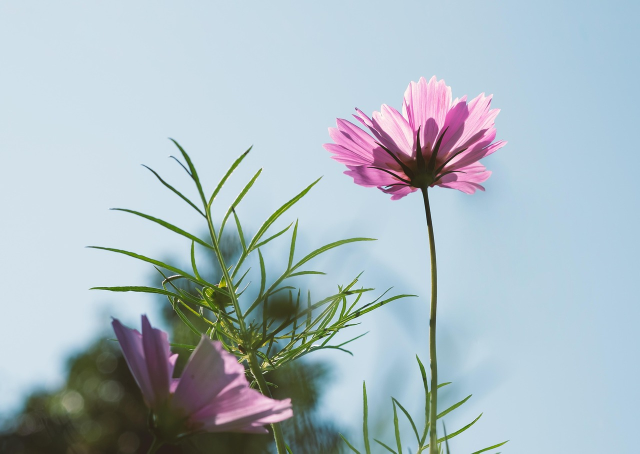
//> input picture resources/test_image_1.png, 1280 x 907 px (shown at 1/2 size)
$ ./main   (built with g++ and OpenCV 4)
//> lines starting //> are read from the running program, lines starting //| are printed output that depends on the picture; after the words box and inside, x2 and y2 are one past the last pixel; in counts of white or black regions, pixels touching at a corner belong together
#include <opencv2/opencv.hpp>
#include <iostream>
#include <sys/stat.h>   // 用于跨平台创建文件夹

// 结果保存根目录（用绝对路径，避免运行时工作目录不同导致找不到）
const std::string OUT_DIR = "/home/danny/opencv_project/resources/result_img";

/* -------------------- 工具函数 -------------------- */
// 创建输出目录（Linux 下 mkdir；Windows 用 _mkdir）
void prepareDir() {
#ifdef _WIN32
    _mkdir(OUT_DIR.c_str());
#else
    mkdir(OUT_DIR.c_str(), 0755);   // 0755 表示用户可读写执行，组和其他只读执行
#endif
}

// 保存、显示、打印一条龙
// idx 仅用来给文件名加序号，方便查看顺序
void saveShow(const cv::Mat& img, const std::string& name, int idx) {
    std::string fname = OUT_DIR + "/" + std::to_string(idx) + "_" + name + ".png";
    if (!cv::imwrite(fname, img)) {
        std::cerr << "Error: Unable to save image to " << fname << std::endl;
        return;
    }
    std::cout << "[INFO] Saved " << fname << std::endl;
    cv::imshow(name, img);                       // 弹出窗口显示
}

/* -------------------- main 函数 -------------------- */
int main(int argc, char** argv) {
    prepareDir();   // 先确保输出目录存在

    // 1. 读取原图（支持命令行传入任意图片路径，默认用培训给的测试图）
    std::string imgPath = (argc > 1) ? argv[1] : "/home/danny/opencv_project/resources/test_image_1.png";
    cv::Mat img = cv::imread(imgPath);
//> img is the input picture: 907 rows x 1280 cols, CV_8UC3; mean B, G, R 195.1, 187.3, 171.9
    if (img.empty()) {
        std::cerr << "Cannot read image: " << imgPath << std::endl;
        return -1;
    }
    cv::imshow("origin", img);
    cv::waitKey(200);

    // 2. 颜色空间转换：灰度 + HSV
    cv::Mat gray, hsv;
    cv::cvtColor(img, gray, cv::COLOR_BGR2GRAY);   // 灰度化，单通道，降低计算量
    cv::cvtColor(img, hsv, cv::COLOR_BGR2HSV);     // HSV 把颜色与亮度分开，方便颜色过滤
//> hsv: 907 rows x 1280 cols, CV_8UC3; mean H, S, V 96.2, 52.1, 201.5
    saveShow(gray, "gray", 1);
    saveShow(hsv, "hsv", 2);
//> call 2 of saveShow, with name = "hsv", idx = 2
//> in saveShow (call 2), `if (!cv::imwrite(fname, img))`:
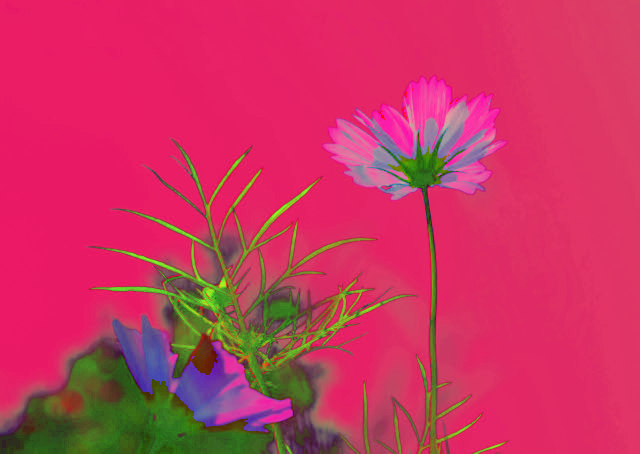
//> saved as 2_hsv.png: 907 rows x 1280 cols, CV_8UC3 (shown at 1/2 size); mean B, G, R 96.2, 52.1, 201.5

    // 3. 三种滤波：均值、高斯、中值
    cv::Mat blurImg, gauImg, medImg;
    cv::blur(img, blurImg, cv::Size(5, 5));                    // 均值滤波：简单平滑
    cv::GaussianBlur(img, gauImg, cv::Size(5, 5), 1.5);       // 高斯滤波：加权平滑，保留边缘更好
    cv::medianBlur(img, medImg, 5);                            // 中值滤波：去椒盐噪点
    saveShow(blurImg, "blur", 3);
    saveShow(gauImg, "gaussian", 4);
    saveShow(medImg, "median", 5);

    // 4. 提取红色区域 → 轮廓 → 外接矩形 → 面积
    cv::Mat redMask;
    // HSV 红色有两个区间：0-10 和 170-180，合并结果
    cv::inRange(hsv, cv::Scalar(0, 100, 100), cv::Scalar(10, 255, 255), redMask);
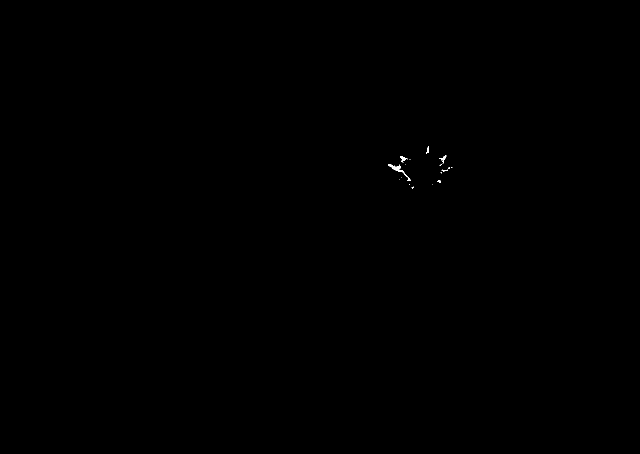
//> redMask: 907 rows x 1280 cols, CV_8UC1 (shown at 1/2 size); 0.05% white; 22 white regions (16 under 20 px), largest, box (x1, y1, x2, y2) and area: (776, 328, 821, 362) 255, (800, 312, 816, 325) 77, (882, 311, 893, 328) 67, (852, 293, 858, 307) 42, (883, 339, 895, 343) 23, (874, 360, 882, 366) 22
    // cv::Mat tmp;
    // cv::inRange(hsv, cv::Scalar(170, 120, 70), cv::Scalar(180, 255, 255), tmp);
//    redMask += tmp;   // 掩膜相加，得到完整红色区域
    saveShow(redMask, "red_mask", 6);

    cv::Mat morph;
    cv::Mat kernel = cv::getStructuringElement(cv::MORPH_RECT, cv::Size(5, 5));
    cv::morphologyEx(redMask, morph, cv::MORPH_CLOSE,kernel);
//> morph: 907 rows x 1280 cols, CV_8UC1; 0.05% white; 15 white regions (9 under 20 px)


    // 找轮廓：只检测最外层，压缩水平/垂直段
    std::vector<std::vector<cv::Point>> contours;
    cv::findContours(redMask, contours, cv::RETR_EXTERNAL, cv::CHAIN_APPROX_SIMPLE);
//> contours = 22 contours, 18 with area under 20; largest, box (x1, y1, x2, y2) and area: (776, 328, 821, 362) 194, (800, 312, 816, 325) 56, (882, 311, 893, 328) 48, (852, 293, 858, 307) 25
    cv::Mat contourImg = img.clone();
    cv::drawContours(contourImg, contours, -1, cv::Scalar(0, 255, 0), 2);  // 绿色画轮廓
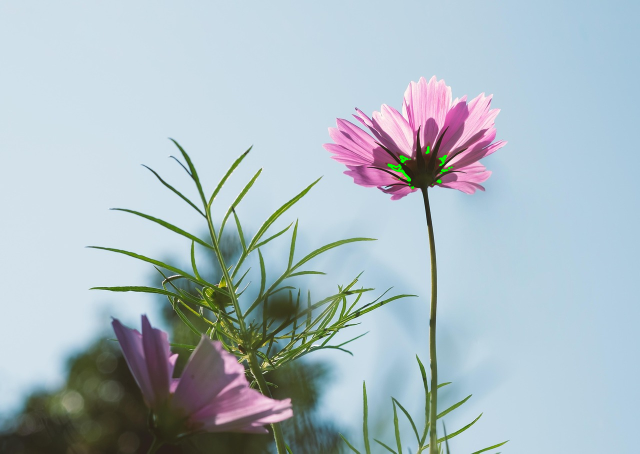
//> contourImg: 907 rows x 1280 cols, CV_8UC3 (shown at 1/2 size); 0.09% of pixels changed, all inside (x1, y1, x2, y2) = (775, 292, 906, 378)
    saveShow(contourImg, "red_contour", 7);


    // 对每个轮廓计算面积并画最小外接矩形
    cv::Mat bboxImg = img.clone();
    for (const auto& c : contours) {
        double area = cv::contourArea(c);   // 计算面积
        if (area < 100) continue;           // 过滤小噪声
        cv::Rect r = cv::boundingRect(c);   // 最小外接矩形（正矩形）
        cv::rectangle(bboxImg, r, cv::Scalar(0, 0, 255), 2);  // 红色框
        std::cout << "[INFO] Red bbox area: " << area << " px\n";
    }
//> this loop made 22 passes
//> (area, r) on pass 15: (194.5, Rect(776, 328, 45, 34))
//> area on passes 20 to 22: 56.5, 47.5, 25
//| [INFO] Red bbox area: 194.5 px
//> bboxImg: 907 rows x 1280 cols, CV_8UC3; 458 pixels changed, all inside (x1, y1, x2, y2) = (775, 327, 822, 363)
    saveShow(bboxImg, "red_bbox", 8);

    // 5. 高亮区域二值化 + 形态学开运算
    cv::Mat bin, morph_2;
    cv::threshold(gray, bin, 128, 255, cv::THRESH_BINARY);  // 阈值 180：提取高亮
//> bin: 907 rows x 1280 cols, CV_8UC1; 82.4% white; 97 black regions (82 under 20 px), largest, box (x1, y1, x2, y2) and area: (0, 278, 836, 907) 171893, (697, 203, 987, 907) 30200, (726, 761, 741, 907) 1038
    saveShow(bin, "bright_binary", 9);
    cv::Mat kernel_2 = cv::getStructuringElement(cv::MORPH_RECT, cv::Size(5, 5));
    cv::morphologyEx(bin, morph_2, cv::MORPH_OPEN, kernel_2);  // 开运算：先腐蚀再膨胀，去小噪点
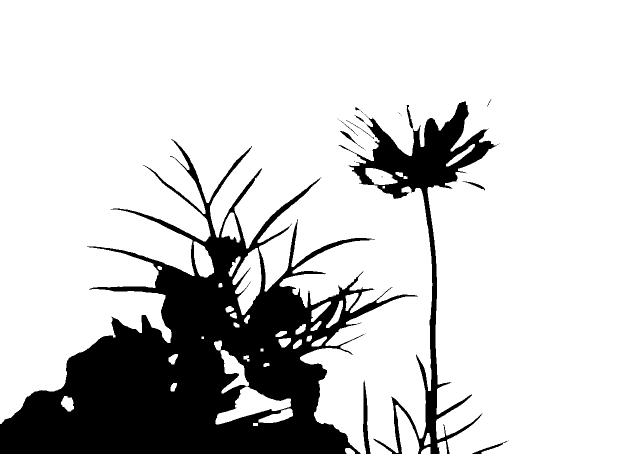
//> morph_2: 907 rows x 1280 cols, CV_8UC1 (shown at 1/2 size); 81.5% white; 25 black regions (15 under 20 px), largest, box (x1, y1, x2, y2) and area: (0, 278, 836, 907) 180115, (677, 203, 997, 907) 32924, (726, 761, 741, 907) 1067
    saveShow(morph_2, "morph_open", 10);

    // 6. 旋转 35°
    cv::Point2f center(img.cols / 2.f, img.rows / 2.f);
//> center = Point(640, 453.5)
    cv::Mat rotM = cv::getRotationMatrix2D(center, 35, 1.0);  // 角度 35，不缩放
    cv::Mat rotated;
    cv::warpAffine(img, rotated, rotM, img.size());
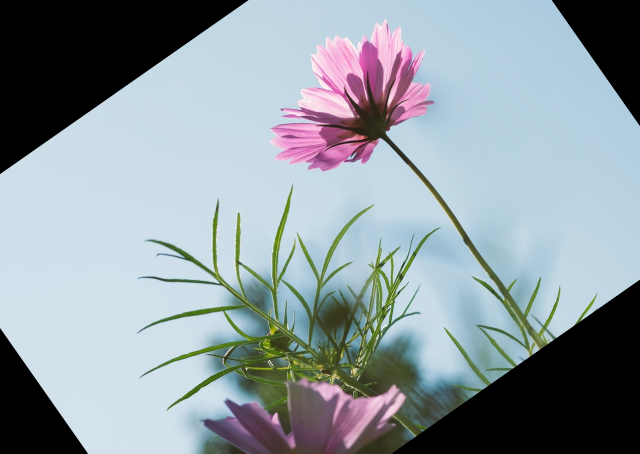
//> rotated: 907 rows x 1280 cols, CV_8UC3 (shown at 1/2 size); mean B, G, R 162.2, 155.5, 143.5
    saveShow(rotated, "rotate35", 11);

    // 7. 裁剪左上角 1/4
    cv::Rect roi(0, 0, img.cols / 2, img.rows / 2);  // 左上角 1/4 区域
//> roi = Rect(0, 0, 640, 453)
    cv::Mat crop = img(roi).clone();                  // 深拷贝，防止后续修改影响原图
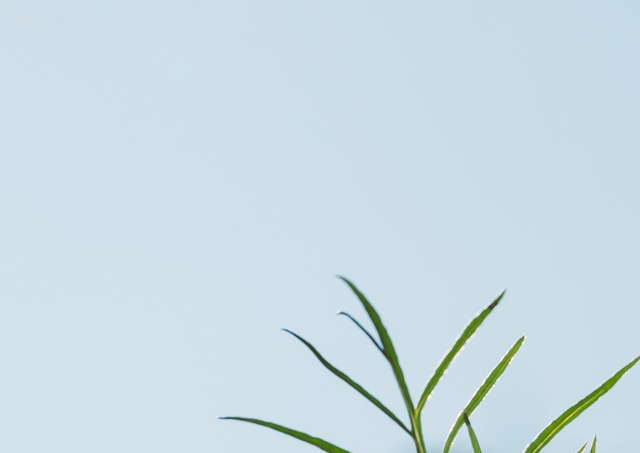
//> crop: 453 rows x 640 cols, CV_8UC3; mean B, G, R 228.2, 219.9, 202.5
    saveShow(crop, "crop_tl", 12);

    // 8. 额外绘制：圆、矩形、文字
    cv::Mat draw = img.clone();
    cv::circle(draw, cv::Point(100, 100), 50, cv::Scalar(255, 0, 0), 3);  // 蓝色圆
    cv::rectangle(draw, cv::Point(200, 50), cv::Point(400, 200), cv::Scalar(0, 255, 0), 2);  // 绿色矩形
    cv::putText(draw, "Hello DX-RMV", cv::Point(50, 400), cv::FONT_HERSHEY_SIMPLEX,
                1.2, cv::Scalar(0, 0, 255), 2);  // 红色文字
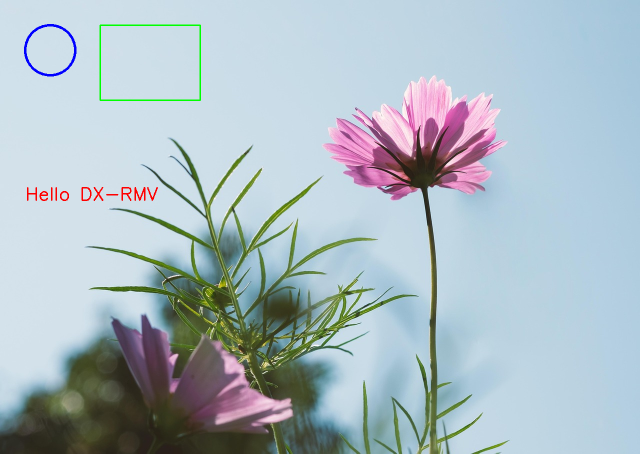
//> draw: 907 rows x 1280 cols, CV_8UC3 (shown at 1/2 size); mean B, G, R 194.4, 186.7, 171.3
    saveShow(draw, "drawing", 13);

    std::cout << "[INFO] All results saved to " << OUT_DIR << std::endl;
    std::cout << "[INFO] Press any key to exit..." << std::endl;
    cv::waitKey(0);  // 等待用户按键结束
    return 0;
}
